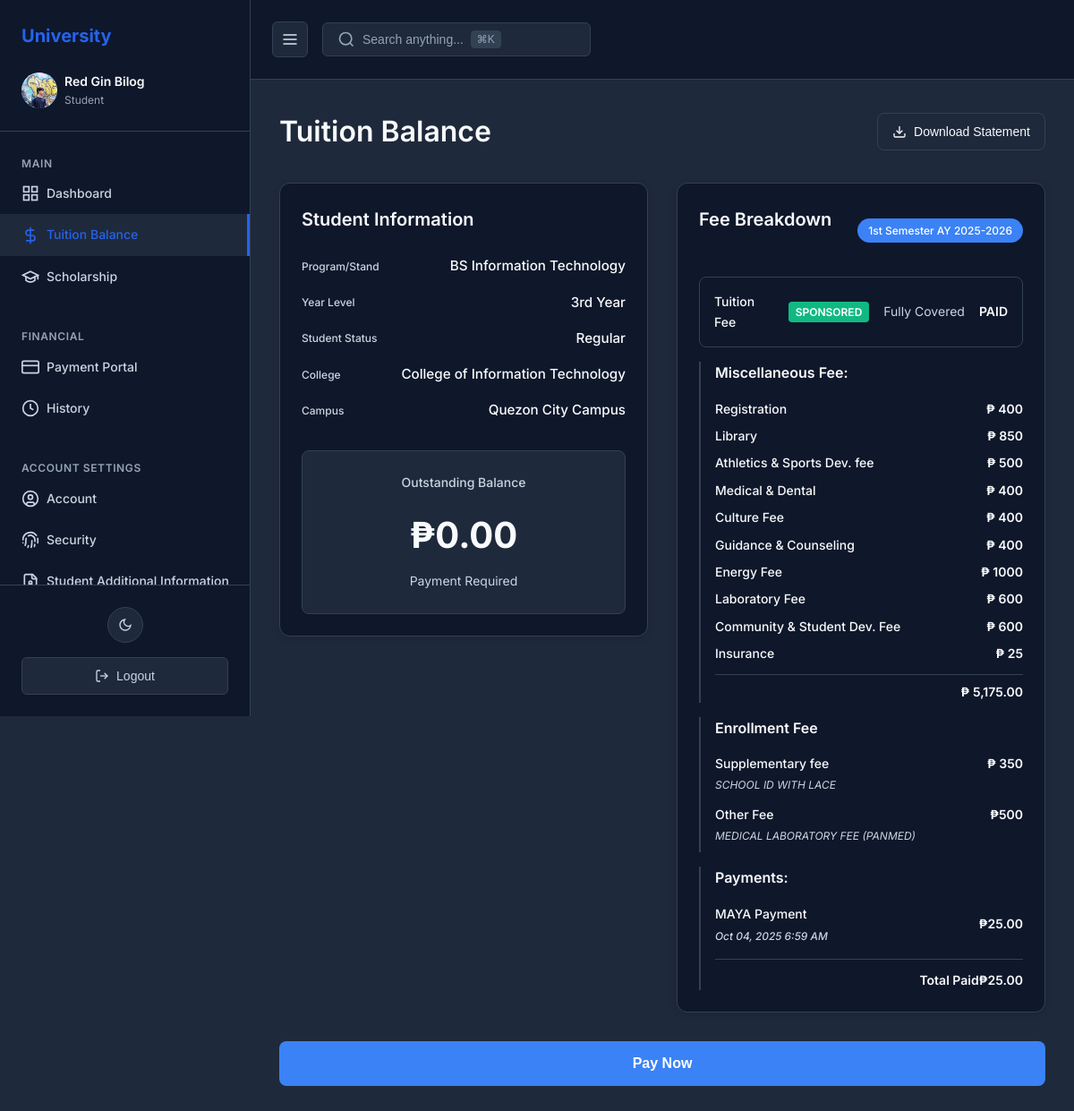
The page /Students/tutionbalance.php (signed in) on the database its author committed.
### tables this page shows
CREATE TABLE `students` (
  `student_id` int(11) NOT NULL,
  `user_id` int(11) DEFAULT NULL,
  `name` varchar(255) NOT NULL,
  `email` varchar(255) NOT NULL,
  `program` varchar(255) NOT NULL,
  `year_level` varchar(50) NOT NULL,
  `gpa` decimal(3,2) DEFAULT NULL COMMENT 'Student GPA for scholarship calculation (e.g., 1.00, 1.25, 1.50, 1.75)',
  `student_status` enum('regular','irregular') NOT NULL DEFAULT 'regular',
  `college` varchar(255) NOT NULL,
  `campus` varchar(255) NOT NULL,
  `created_at` timestamp NOT NULL DEFAULT current_timestamp()
);

CREATE TABLE `users` (
  `user_id` int(11) NOT NULL,
  `email` varchar(255) NOT NULL,
  `password` varchar(255) NOT NULL COMMENT 'Hashed password',
  `name` varchar(255) DEFAULT NULL COMMENT 'Full name of the user',
  `position` varchar(100) DEFAULT NULL COMMENT 'Position/role title',
  `user_type` enum('student','scholarship_coordinator','financial_controller','admin') NOT NULL,
  `profile_picture` varchar(500) DEFAULT NULL COMMENT 'Path to profile picture',
  `is_active` tinyint(1) NOT NULL DEFAULT 1,
  `last_login` timestamp NULL DEFAULT NULL,
  `created_at` timestamp NOT NULL DEFAULT current_timestamp(),
  `updated_at` timestamp NOT NULL DEFAULT current_timestamp() ON UPDATE current_timestamp()
);

CREATE TABLE `tuition_fees` (
  `fee_id` int(11) NOT NULL,
  `student_id` int(11) NOT NULL,
  `semester` varchar(50) NOT NULL,
  `academic_year` varchar(50) NOT NULL,
  `tuition_fee` decimal(10,2) NOT NULL,
  `tuition_sponsored` tinyint(1) NOT NULL DEFAULT 0,
  `misc_fees` decimal(10,2) NOT NULL,
  `enrollment_fees` decimal(10,2) NOT NULL,
  `less_payment` decimal(10,2) DEFAULT 0.00,
  `total_amount` decimal(10,2) NOT NULL,
  `paid_amount` decimal(10,2) DEFAULT 0.00,
  `balance` decimal(10,2) NOT NULL,
  `created_at` timestamp NOT NULL DEFAULT current_timestamp()
);

CREATE TABLE `payments` (
  `payment_id` int(11) NOT NULL,
  `student_id` int(11) NOT NULL,
  `fee_id` int(11) NOT NULL,
  `amount` decimal(10,2) NOT NULL,
  `payment_method` varchar(50) NOT NULL,
  `payment_status` varchar(50) NOT NULL,
  `paymongo_payment_id` varchar(255) DEFAULT NULL,
  `paymongo_source_id` varchar(255) DEFAULT NULL,
  `created_at` timestamp NOT NULL DEFAULT current_timestamp()
);

### Students/tutionbalance.php (the view, shortened to what the rows shown need)
<?php
$student_id = $_SESSION['student_id'];
$conn = getDBConnection();
$stmt = $conn->prepare("
    SELECT s.*,
           t.fee_id, t.semester, t.academic_year, t.tuition_fee,
           t.misc_fees, t.enrollment_fees, t.balance, t.paid_amount,
           u.user_type, u.profile_picture, u.email
    FROM students s
    LEFT JOIN tuition_fees t ON s.student_id = t.student_id
    LEFT JOIN users u ON s.user_id = u.user_id
    WHERE s.student_id = ?
");
$stmt->bind_param("i", $student_id);
$stmt->execute();
$result = $stmt->get_result();
$student = $result->fetch_assoc();
$stmt = $conn->prepare("
    SELECT *
    FROM payments
    WHERE student_id = ? AND payment_status = 'completed'
    ORDER BY created_at DESC
");
$stmt->bind_param("i", $student_id);
$stmt->execute();
$result = $stmt->get_result();
$payments = $result->fetch_all(MYSQLI_ASSOC);
$actual_balance = $student['balance'];
$total_paid = $student['paid_amount'];
?>
<!DOCTYPE html>
<html lang="en">
<head>
    <link rel="stylesheet" href="../css/dashboard.css">
</head>
<body class="theme-dark">
    <div class="dashboard-container">
        <aside class="sidebar" id="sidebar">
            <div class="sidebar-header">
                 <div class="user-profile">
                    <img class="user-avatar"
                    src="<?php
                        if (!empty($student['profile_picture'])) {
                            echo '../' . htmlspecialchars($student['profile_picture']);
                        } else {
                            echo '../img/default-avatar.png';
                        }
                    ?>"
                    alt="Avatar">
                    <div class="user-info">
                        <span class="user-name"><?php echo htmlspecialchars($student['name']); ?></span>
                        <span class="user-role"><?php echo ucfirst($student['user_type']); ?></span>
                    </div>
                </div>
            </div>
        </aside>
        <main class="main-content">
               <section id="dashboard" class="content-section active">
                <div class="section-header">
                    <h1>Tuition Balance</h1>
                </div>
                <div class="tuition-content">
                    <div class="tuition-cards">
                        <div class="info-card">
                            <div class="info-grid">
                                <div class="info-row">
                                    <span class="info-label">Program/Stand</span>
                                    <span class="info-value"><?php echo htmlspecialchars($student['program']); ?></span>
                                </div>
                                <div class="info-row">
                                    <span class="info-label">Year Level</span>
                                    <span class="info-value"><?php echo htmlspecialchars($student['year_level']); ?></span>
                                </div>
                                <div class="info-row">
                                    <span class="info-label">Student Status</span>
                                    <span class="info-value"><?php echo ucfirst(htmlspecialchars($student['student_status'])); ?></span>
                                </div>
                                <div class="info-row">
                                    <span class="info-label">College</span>
                                    <span class="info-value"><?php echo htmlspecialchars($student['college']); ?></span>
                                </div>
                                <div class="info-row">
                                    <span class="info-label">Campus</span>
                                    <span class="info-value"><?php echo htmlspecialchars($student['campus']); ?></span>
                                </div>
                            </div>
                            <div class="balance-section">
                                <h4>Outstanding Balance</h4>
                                <div class="balance-amount">₱<?php echo number_format($actual_balance, 2); ?></div>
                                <div class="balance-status">Payment Required</div>
                            </div>
                        </div>
                        <div class="fee-card">
                            <div class="fee-header">
                                <h3>Fee Breakdown</h3>
                                <span class="semester-badge"><?php echo htmlspecialchars($student['semester'] . ' ' . $student['academic_year']); ?></span>
                            </div>
                            <div class="fee-section">
                                <div class="fee-category">
                                    <div class="fee-total">
                                        <span class="fee-amount">₱ <?php echo number_format($student['misc_fees'], 2); ?></span>
                                    </div>
                                </div>
                                <div class="fee-category">
                                    <?php if (!empty($payments)): ?>
                                        <?php foreach ($payments as $payment): ?>
                                            <div class="fee-item">
                                                <span class="fee-name">
                                                    <?php echo strtoupper(htmlspecialchars($payment['payment_method'])); ?> Payment
                                                    <span class="fee-description" style="display: block; font-size: 0.85em; color: var(--text-secondary); margin-top: 4px;">
                                                        <?php echo date('M d, Y g:i A', strtotime($payment['created_at'])); ?>
                                                    </span>
                                                </span>
                                                <span class="fee-amount">₱<?php echo number_format($payment['amount'], 2); ?></span>
                                            </div>
                                        <?php endforeach; ?>
                                        <div class="fee-total" style="margin-top: 12px; padding-top: 12px; border-top: 1px solid var(--border-color);">
                                            <span class="fee-name" style="font-weight: 600;">Total Paid</span>
                                            <span class="fee-amount" style="font-weight: 600;">₱<?php echo number_format($total_paid, 2); ?></span>
                                        </div>
                                    <?php endif; ?>
                                </div>
                            </div>
                        </div>
                    </div>
                </div>
            </section>
        </main>
    </div>
</body>
</html>

### rows shown on the page
students: user.profile_picture (picture), name "Red Gin Bilog", user.user_type "Student", program "BS Information Technology", year_level "3rd Year", student_status "Regular", college "College of Information Technology", campus "Quezon City Campus", tuition_fees.balance "0.00", tuition_fees.semester+academic_year "1st Semester AY 2025-2026", tuition_fees.misc_fees "5,175.00", tuition_fees.paid_amount "25.00"
payments: payment_method "MAYA", created_at "Oct 04, 2025 6:59 AM", amount "25.00"
